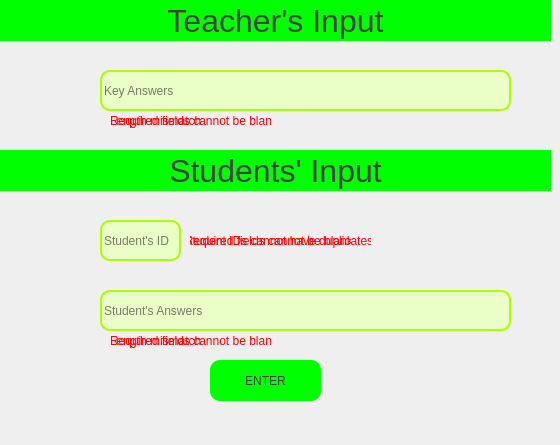
    <widget class="QWidget" name="tab_2">
     <attribute name="title">
      <string>Data Input</string>
     </attribute>
     <widget class="QLabel" name="teacher_input_label">
      <property name="geometry">
       <rect>
        <x>0</x>
        <y>0</y>
        <width>551</width>
        <height>41</height>
       </rect>
      </property>
      <property name="font">
       <font>
        <family>Arial</family>
        <pointsize>24</pointsize>
       </font>
      </property>
      <property name="toolTip">
       <string>&lt;html&gt;&lt;head/&gt;&lt;body&gt;&lt;p&gt;&lt;span style=&quot; font-size:8pt;&quot;&gt;Input for &lt;/span&gt;&lt;span style=&quot; font-size:8pt; font-weight:600;&quot;&gt;Key Answers&lt;/span&gt;&lt;/p&gt;&lt;/body&gt;&lt;/html&gt;</string>
      </property>
      <property name="statusTip">
       <string>This is where the key answers from teachers will be input</string>
      </property>
      <property name="styleSheet">
       <string notr="true">QLabel {
	background-color: rgb(0, 255, 0);
	color: rgb(67, 67, 67);
}</string>
      </property>
      <property name="text">
       <string>Teacher's Input</string>
      </property>
      <property name="alignment">
       <set>Qt::AlignCenter</set>
      </property>
     </widget>
     <widget class="QLineEdit" name="key_answers_entry">
      <property name="geometry">
       <rect>
        <x>100</x>
        <y>70</y>
        <width>411</width>
        <height>41</height>
       </rect>
      </property>
      <property name="styleSheet">
       <string notr="true">QLineEdit {
	color: rgb(0, 0, 0);
	background-color: rgb(233, 255, 199);
	border-radius: 10px;
	border: 2px solid rgb(170, 255, 0);
}

QLineEdit:focus {
	border:2px solid rgb(255, 255, 0);
}</string>
      </property>
      <property name="text">
       <string/>
      </property>
      <property name="placeholderText">
       <string>Key Answers</string>
      </property>
     </widget>
     <widget class="QLabel" name="key_answers_png">
      <property name="geometry">
       <rect>
        <x>40</x>
        <y>70</y>
        <width>41</width>
        <height>41</height>
       </rect>
      </property>
      <property name="toolTip">
       <string>&lt;html&gt;&lt;head/&gt;&lt;body&gt;&lt;p&gt;What are the key answers?&lt;/p&gt;&lt;/body&gt;&lt;/html&gt;</string>
      </property>
      <property name="whatsThis">
       <string/>
      </property>
      <property name="styleSheet">
       <string notr="true">QLabel:hover:!pressed {
	background-color: rgb(255, 255, 0);
	border-radius: 10px;
}</string>
      </property>
      <property name="text">
       <string/>
      </property>
      <property name="pixmap">
       <pixmap>../Images/key_answers.png</pixmap>
      </property>
      <property name="scaledContents">
       <bool>true</bool>
      </property>
     </widget>
     <widget class="QLabel" name="student_input_label">
      <property name="geometry">
       <rect>
        <x>0</x>
        <y>150</y>
        <width>551</width>
        <height>41</height>
       </rect>
      </property>
      <property name="font">
       <font>
        <family>Arial</family>
        <pointsize>24</pointsize>
       </font>
      </property>
      <property name="toolTip">
       <string>&lt;html&gt;&lt;head/&gt;&lt;body&gt;&lt;p&gt;&lt;span style=&quot; font-size:8pt;&quot;&gt;Input for &lt;/span&gt;&lt;span style=&quot; font-size:8pt; font-weight:600;&quot;&gt;Student's ID&lt;/span&gt;&lt;span style=&quot; font-size:8pt;&quot;&gt; and &lt;/span&gt;&lt;span style=&quot; font-size:8pt; font-weight:600;&quot;&gt;Student Answers&lt;/span&gt;&lt;/p&gt;&lt;/body&gt;&lt;/html&gt;</string>
      </property>
      <property name="styleSheet">
       <string notr="true">QLabel {
	background-color: rgb(0, 255, 0);
	color: rgb(67, 67, 67);
}</string>
      </property>
      <property name="text">
       <string>Students' Input</string>
      </property>
      <property name="alignment">
       <set>Qt::AlignCenter</set>
      </property>
     </widget>
     <widget class="QLabel" name="student_answers_png">
      <property name="geometry">
       <rect>
        <x>40</x>
        <y>290</y>
        <width>41</width>
        <height>41</height>
       </rect>
      </property>
      <property name="toolTip">
       <string>&lt;html&gt;&lt;head/&gt;&lt;body&gt;&lt;p&gt;What are the student's answers?&lt;/p&gt;&lt;/body&gt;&lt;/html&gt;</string>
      </property>
      <property name="whatsThis">
       <string/>
      </property>
      <property name="styleSheet">
       <string notr="true">QLabel:hover:!pressed {
	background-color: rgb(255, 255, 0);
	border-radius: 10px;
	size: 24px;
}</string>
      </property>
      <property name="text">
       <string/>
      </property>
      <property name="pixmap">
       <pixmap>../Images/student_answers.png</pixmap>
      </property>
      <property name="scaledContents">
       <bool>true</bool>
      </property>
     </widget>
     <widget class="QLineEdit" name="student_answers_entry">
      <property name="geometry">
       <rect>
        <x>100</x>
        <y>290</y>
        <width>411</width>
        <height>41</height>
       </rect>
      </property>
      <property name="styleSheet">
       <string notr="true">QLineEdit {
	color: rgb(0, 0, 0);
	background-color: rgb(233, 255, 199);
	border-radius: 10px;
	border: 2px solid rgb(170, 255, 0);
}

QLineEdit:focus {
	border:2px solid rgb(255, 255, 0);
}</string>
      </property>
      <property name="text">
       <string/>
      </property>
      <property name="placeholderText">
       <string>Student's Answers</string>
      </property>
     </widget>
     <widget class="QLabel" name="student_id_png">
      <property name="geometry">
       <rect>
        <x>40</x>
        <y>220</y>
        <width>41</width>
        <height>41</height>
       </rect>
      </property>
      <property name="toolTip">
       <string>&lt;html&gt;&lt;head/&gt;&lt;body&gt;&lt;p&gt;What is the student's ID?&lt;/p&gt;&lt;/body&gt;&lt;/html&gt;</string>
      </property>
      <property name="whatsThis">
       <string/>
      </property>
      <property name="styleSheet">
       <string notr="true">QLabel:hover:!pressed {
	background-color: rgb(255, 255, 0);
	border-radius: 10px;
	size: 24px;
}</string>
      </property>
      <property name="text">
       <string/>
      </property>
      <property name="pixmap">
       <pixmap>../Images/student_ID.png</pixmap>
      </property>
      <property name="scaledContents">
       <bool>true</bool>
      </property>
     </widget>
     <widget class="QLineEdit" name="student_id_entry">
      <property name="geometry">
       <rect>
        <x>100</x>
        <y>220</y>
        <width>81</width>
        <height>41</height>
       </rect>
      </property>
      <property name="styleSheet">
       <string notr="true">QLineEdit {
	color: rgb(0, 0, 0);
	background-color: rgb(233, 255, 199);
	border-radius: 10px;
	border: 2px solid rgb(170, 255, 0);
}

QLineEdit:focus {
	border:2px solid rgb(255, 255, 0);
}</string>
      </property>
      <property name="text">
       <string/>
      </property>
      <property name="placeholderText">
       <string>Student's ID</string>
      </property>
     </widget>
     <widget class="QPushButton" name="enter_button_2">
      <property name="geometry">
       <rect>
        <x>210</x>
        <y>360</y>
        <width>111</width>
        <height>41</height>
       </rect>
      </property>
      <property name="styleSheet">
       <string notr="true">QPushButton {
	background-color: rgb(0, 255, 0);
	border-radius: 10px;
	color: rgb(67, 67, 67);
}

QPushButton:hover:!pressed {
	background-color: rgb(255, 255, 0);
}</string>
      </property>
      <property name="text">
       <string>ENTER</string>
      </property>
     </widget>
     <widget class="QLabel" name="invalid_key_answers">
      <property name="enabled">
       <bool>true</bool>
      </property>
      <property name="geometry">
       <rect>
        <x>110</x>
        <y>110</y>
        <width>91</width>
        <height>21</height>
       </rect>
      </property>
      <property name="toolTip">
       <string>&lt;html&gt;&lt;head/&gt;&lt;body&gt;&lt;p&gt;Input may be &lt;span style=&quot; font-weight:600; color:#ff0000;&quot;&gt;INVALID&lt;/span&gt; or &lt;span style=&quot; font-weight:600; color:#ff0000;&quot;&gt;NOT EQUAL IN LENGTH &lt;/span&gt;with the count of key answers&lt;/p&gt;&lt;/body&gt;&lt;/html&gt;</string>
      </property>
      <property name="styleSheet">
       <string notr="true">QLabel {
	color: rgb(255, 0, 0);
}</string>
      </property>
      <property name="text">
       <string>Length mismatch!</string>
      </property>
      <property name="alignment">
       <set>Qt::AlignLeading|Qt::AlignLeft|Qt::AlignVCenter</set>
      </property>
     </widget>
     <widget class="QLabel" name="invalid_student_answers">
      <property name="enabled">
       <bool>true</bool>
      </property>
      <property name="geometry">
       <rect>
        <x>110</x>
        <y>330</y>
        <width>91</width>
        <height>21</height>
       </rect>
      </property>
      <property name="toolTip">
       <string>&lt;html&gt;&lt;head/&gt;&lt;body&gt;&lt;p&gt;Input may be &lt;span style=&quot; font-weight:600; color:#ff0000;&quot;&gt;INVALID&lt;/span&gt; or &lt;span style=&quot; font-weight:600; color:#ff0000;&quot;&gt;NOT EQUAL IN LENGTH&lt;/span&gt;&lt;span style=&quot; font-weight:600;&quot;/&gt;with the count of key answers&lt;/p&gt;&lt;/body&gt;&lt;/html&gt;</string>
      </property>
      <property name="styleSheet">
       <string notr="true">QLabel {
	color: rgb(255, 0, 0);
}</string>
      </property>
      <property name="text">
       <string>Length mismatch!</string>
      </property>
      <property name="alignment">
       <set>Qt::AlignLeading|Qt::AlignLeft|Qt::AlignVCenter</set>
      </property>
     </widget>
     <widget class="QLabel" name="invalid_student_id">
      <property name="enabled">
       <bool>true</bool>
      </property>
      <property name="geometry">
       <rect>
        <x>190</x>
        <y>230</y>
        <width>161</width>
        <height>21</height>
       </rect>
      </property>
      <property name="toolTip">
       <string>&lt;html&gt;&lt;head/&gt;&lt;body&gt;&lt;p&gt;Input may be &lt;span style=&quot; font-weight:600; color:#ff0000;&quot;&gt;INVALID&lt;/span&gt; or &lt;span style=&quot; font-weight:600; color:#ff0000;&quot;&gt;NOT EQUAL IN LENGTH &lt;/span&gt;with the count of key answers&lt;/p&gt;&lt;/body&gt;&lt;/html&gt;</string>
      </property>
      <property name="styleSheet">
       <string notr="true">QLabel {
	color: rgb(255, 0, 0);
}</string>
      </property>
      <property name="text">
       <string>Required fields cannot be blank!</string>
      </property>
      <property name="alignment">
       <set>Qt::AlignCenter</set>
      </property>
     </widget>
     <widget class="QLabel" name="type_count_key_answers_label">
      <property name="geometry">
       <rect>
        <x>110</x>
        <y>50</y>
        <width>21</width>
        <height>16</height>
       </rect>
      </property>
      <property name="styleSheet">
       <string notr="true">color: rgb(0, 255, 0);</string>
      </property>
      <property name="text">
       <string/>
      </property>
     </widget>
     <widget class="QLabel" name="type_count_student_answer_label">
      <property name="geometry">
       <rect>
        <x>110</x>
        <y>270</y>
        <width>21</width>
        <height>16</height>
       </rect>
      </property>
      <property name="styleSheet">
       <string notr="true">color: rgb(0, 255, 0);</string>
      </property>
      <property name="text">
       <string/>
      </property>
     </widget>
     <widget class="QLabel" name="count_students_left_label">
      <property name="geometry">
       <rect>
        <x>20</x>
        <y>420</y>
        <width>111</width>
        <height>16</height>
       </rect>
      </property>
      <property name="styleSheet">
       <string notr="true">color: rgb(0, 255, 0);</string>
      </property>
      <property name="text">
       <string/>
      </property>
     </widget>
     <widget class="QLabel" name="count_key_answers_left_label">
      <property name="geometry">
       <rect>
        <x>160</x>
        <y>420</y>
        <width>111</width>
        <height>16</height>
       </rect>
      </property>
      <property name="styleSheet">
       <string notr="true">color: rgb(0, 255, 0);</string>
      </property>
      <property name="text">
       <string/>
      </property>
     </widget>
     <widget class="QLabel" name="empty_key_answers">
      <property name="enabled">
       <bool>true</bool>
      </property>
      <property name="geometry">
       <rect>
        <x>110</x>
        <y>110</y>
        <width>161</width>
        <height>21</height>
       </rect>
      </property>
      <property name="toolTip">
       <string>&lt;html&gt;&lt;head/&gt;&lt;body&gt;&lt;p&gt;Input may be &lt;span style=&quot; font-weight:600; color:#ff0000;&quot;&gt;INVALID&lt;/span&gt; or &lt;span style=&quot; font-weight:600; color:#ff0000;&quot;&gt;NOT EQUAL IN LENGTH &lt;/span&gt;with the count of key answers&lt;/p&gt;&lt;/body&gt;&lt;/html&gt;</string>
      </property>
      <property name="styleSheet">
       <string notr="true">QLabel {
	color: rgb(255, 0, 0);
}</string>
      </property>
      <property name="text">
       <string>Required fields cannot be blank!</string>
      </property>
      <property name="alignment">
       <set>Qt::AlignLeading|Qt::AlignLeft|Qt::AlignVCenter</set>
      </property>
     </widget>
     <widget class="QLabel" name="empty_student_answers">
      <property name="enabled">
       <bool>true</bool>
      </property>
      <property name="geometry">
       <rect>
        <x>110</x>
        <y>330</y>
        <width>161</width>
        <height>21</height>
       </rect>
      </property>
      <property name="toolTip">
       <string>&lt;html&gt;&lt;head/&gt;&lt;body&gt;&lt;p&gt;Input may be &lt;span style=&quot; font-weight:600; color:#ff0000;&quot;&gt;INVALID&lt;/span&gt; or &lt;span style=&quot; font-weight:600; color:#ff0000;&quot;&gt;NOT EQUAL IN LENGTH &lt;/span&gt;with the count of key answers&lt;/p&gt;&lt;/body&gt;&lt;/html&gt;</string>
      </property>
      <property name="styleSheet">
       <string notr="true">QLabel {
	color: rgb(255, 0, 0);
}</string>
      </property>
      <property name="text">
       <string>Required fields cannot be blank!</string>
      </property>
      <property name="alignment">
       <set>Qt::AlignLeading|Qt::AlignLeft|Qt::AlignVCenter</set>
      </property>
     </widget>
     <widget class="QLabel" name="same_student_id">
      <property name="enabled">
       <bool>true</bool>
      </property>
      <property name="geometry">
       <rect>
        <x>190</x>
        <y>230</y>
        <width>181</width>
        <height>21</height>
       </rect>
      </property>
      <property name="toolTip">
       <string>&lt;html&gt;&lt;head/&gt;&lt;body&gt;&lt;p&gt;Input may be &lt;span style=&quot; font-weight:600; color:#ff0000;&quot;&gt;INVALID&lt;/span&gt; or &lt;span style=&quot; font-weight:600; color:#ff0000;&quot;&gt;NOT EQUAL IN LENGTH &lt;/span&gt;with the count of key answers&lt;/p&gt;&lt;/body&gt;&lt;/html&gt;</string>
      </property>
      <property name="styleSheet">
       <string notr="true">QLabel {
	color: rgb(255, 0, 0);
}</string>
      </property>
      <property name="text">
       <string>Student IDs cannot have duplicates!</string>
      </property>
      <property name="alignment">
       <set>Qt::AlignCenter</set>
      </property>
     </widget>
     <zorder>empty_key_answers</zorder>
     <zorder>empty_student_answers</zorder>
     <zorder>invalid_student_id</zorder>
     <zorder>invalid_student_answers</zorder>
     <zorder>invalid_key_answers</zorder>
     <zorder>teacher_input_label</zorder>
     <zorder>key_answers_entry</zorder>
     <zorder>key_answers_png</zorder>
     <zorder>student_input_label</zorder>
     <zorder>student_answers_png</zorder>
     <zorder>student_answers_entry</zorder>
     <zorder>student_id_png</zorder>
     <zorder>student_id_entry</zorder>
     <zorder>enter_button_2</zorder>
     <zorder>type_count_key_answers_label</zorder>
     <zorder>type_count_student_answer_label</zorder>
     <zorder>count_students_left_label</zorder>
     <zorder>count_key_answers_left_label</zorder>
     <zorder>same_student_id</zorder>
    </widget>
